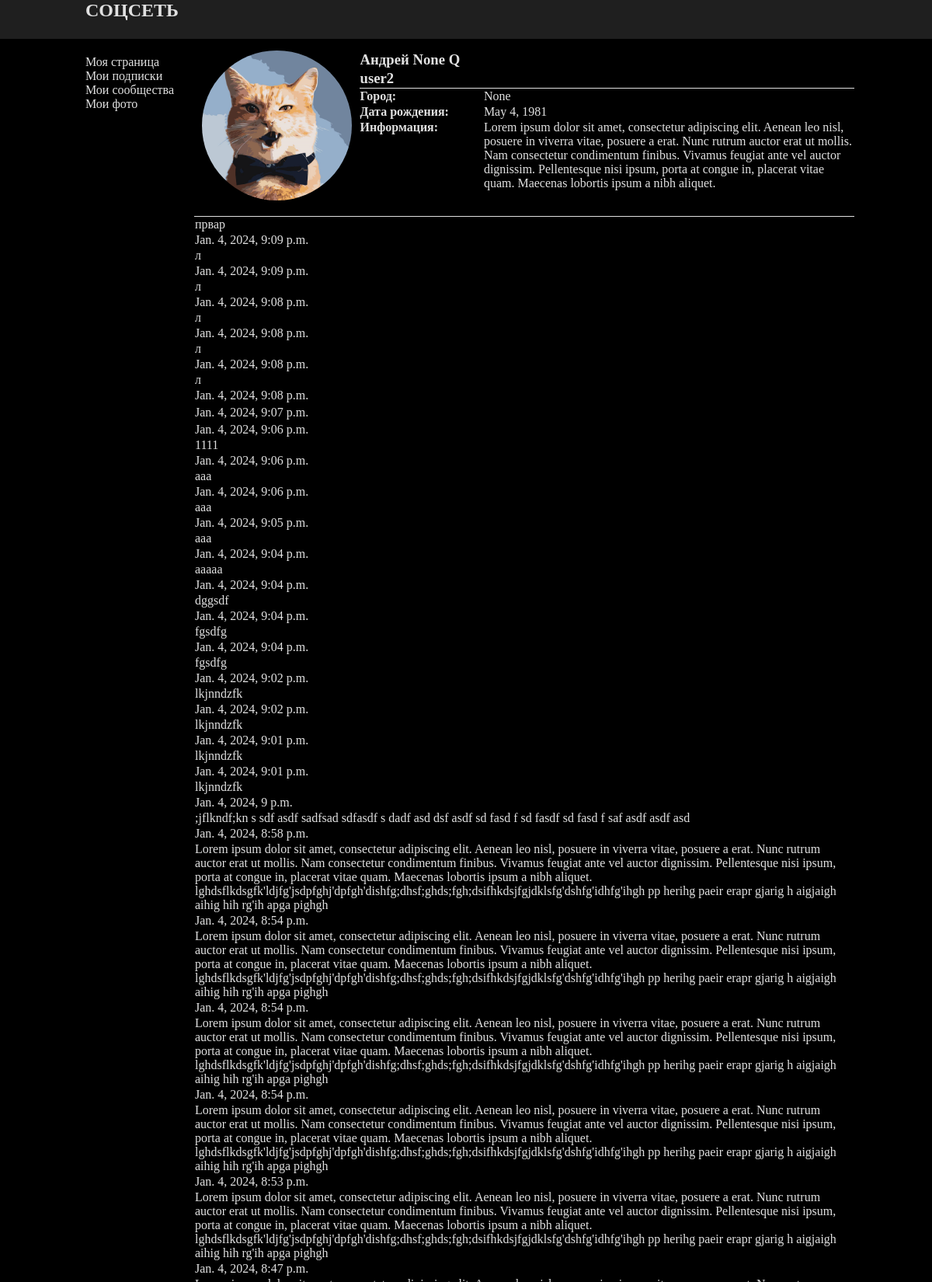
The page /user2/ (upper part) on the database its author committed.
### socialapp/models.py (models this page shows, shortened)
class Profile(models.Model):
    user = models.OneToOneField(User, on_delete=models.CASCADE)
    name = models.CharField(max_length=100, verbose_name='Имя')
    surname = models.CharField(max_length=100, verbose_name='Фамилия')
    secondname = models.CharField(max_length=100, null=True, blank=True, verbose_name='Отчество')
    city = models.ForeignKey(City, on_delete=models.SET_NULL, null=True, blank=True, verbose_name='Город')
    birthdate = models.DateField(null=True, blank=True, verbose_name='Дата рождения')
    avatar = models.ImageField(upload_to=avatar_upload_to, null=True, blank=True, verbose_name='Аватар')
    bio = models.TextField(max_length=500, null=True, blank=True, verbose_name='Информация')
    following = models.ManyToManyField('self', related_name='followers', symmetrical=False, blank=True, verbose_name='Подписки')
    slug = models.SlugField(unique=True, default=None, verbose_name='URL')

class Post(models.Model):
    text = models.TextField(max_length=500, verbose_name='Текст записи')
    user = models.ForeignKey(User, on_delete=models.CASCADE, verbose_name='Автор')
    community = models.ForeignKey(Community, on_delete=models.CASCADE, null=True, blank=True, verbose_name='Размещено в сообществе')
    photo = models.ManyToManyField(Photo, verbose_name='Прикреплённые фото')
    creationdate = models.DateTimeField(verbose_name='Дата создания')

### socialapp/views.py (the view)
# urls.py: path('<slug:slug>/', views.profiledetail, name='profile'),
def profiledetail(req, slug):
    profile = Profile.objects.get(slug=slug)
    postform = PostForm()
    subscribtion = False
    if req.user.username:
        subscribtion = profile in req.user.profile.following.all()
    if req.POST:
        postform = PostForm(req.POST)
        if postform.is_valid():
            newpost = Post(text=req.POST['text'], user=req.user, creationdate=datetime.datetime.now())
            newpost.save()
    return render(req, 'socialapp/profile_detail.html',
                  context={'profile': profile, 'subscribtion': subscribtion, 'postform': postform})

### templates/socialapp/profile_detail.html (shortened to what this page needs)
{% extends 'base.html' %}
{% load static %}
{% block css %}
    <link rel="stylesheet" href="{% static 'css/profile.css' %}">
{% endblock css %}
{% block content %}
    <div class="center-width margin-auto flex-row">
        <div class="menu-left">
            <ul>
                <li><a class="link-clean" href="">Моя страница</a></li>
                <li><a class="link-clean" href="">Мои подписки</a></li>
                <li><a class="link-clean" href="">Мои сообщества</a></li>
                <li><a class="link-clean" href="">Мои фото</a></li>
            </ul>
        </div>
        <div class="main-div">
            <div class="flex-row line-under">
                <div class="profile-left-div">
                    <div class="avatar"><img src="{{ profile.avatar.url }}" alt="avatar"></div>
                </div>
                <div class="profile-right-div">
                    <table>
                        <tr>
                            <th colspan="2"><h3>{{ profile.name }} {{ profile.secondname }} {{ profile.surname }}</h3>
                            </th>
                        </tr>
                        <tr class="line-under">
                            <td colspan="2"><h3>{{ profile.user.username }}</h3></td>
                        </tr>
                        <tr>
                            <th>Город:</th>
                            <td>{{ profile.city }}</td>
                        </tr>
                        <tr>
                            <th>Дата рождения:</th>
                            <td>{{ profile.birthdate }}</td>
                        </tr>
                        <tr>
                            <th>Информация:</th>
                            <td>{{ profile.bio }}</td>
                        </tr>
                    </table>
                </div>
            </div>
            <div class="line-under">
                {% if profile.user.post_set.all %}
                    {% for posts in profile.user.post_set.all reversed %}
                        <div>
                            <table>
                                <tr><td>{{ posts.text }}</td></tr>
                                <tr><td>{{ posts.creationdate }}</td></tr>
                            </table>
                        </div>
                    {% endfor %}
                {% else %}
                    <div>Постов нет</div>
                {% endif %}
            </div>
        </div>
    </div>
{% endblock content %}

### socialapp/static/css/main.css (style rules this page uses)
*, *::before, *::after { box-sizing: border-box; }
h1, h2, h3, h4, h5 { margin-top: 0; margin-bottom: 0; }
body { margin: 55px 0 0; box-sizing: border-box; background-color: black; font-family: "Malgun Gothic"; color: #e0e0e0; }
ul { padding: 0; }
li { list-style-type: none; height: 100%; }
.margin-auto { margin: auto; }
.center-width { width: 1000px; height: 100%; }
.flex-row { margin-top: 0; margin-bottom: 0; display: flex; flex-direction: row; }
.link-clean { padding: 0 10px; color: inherit; text-decoration: none; width: 100%; height: 100%; display: flex; flex-direction: row; align-items: center; }
.main-div { width: 85%; }
.main-div table { text-align: left; }
.menu-left { width: 15%; }

### socialapp/static/css/profile.css (style rules this page uses)
.avatar { width: 100%; aspect-ratio: 1 / 1; overflow: hidden; border-radius: 50%; margin-bottom: 10px; }
.avatar img { width: 100%; position: center; }
.profile-left-div { padding: 10px; width: 25%; }
.profile-right-div { padding: 10px 0; width: 75%; }
table { width: 100%; border-collapse: collapse; }
th { width: 25%; vertical-align: top; }
.line-under { border-bottom: 1px solid #e0e0e0; }

### rows shown on the page
Profile: avatar (picture), name "Андрей", secondname "None", surname "Q", user.username "user2", city "None", birthdate "May 4, 1981", bio "Lorem ipsum dolor sit amet, consectetur adipiscing elit. Aenean leo nisl, posuere in viverra vitae, posuere a erat. Nunc rutrum auctor erat ut mollis. Nam consectetur condimentum finibus. Vivamus feugiat ante vel auctor dignissim. Pellentesque nisi ipsum, porta at congue in, placerat vitae quam. Maecenas lobortis ipsum a nibh aliquet."
Post: text "првар", creationdate "Jan. 4, 2024, 9:09 p.m."
Post: text "л", creationdate "Jan. 4, 2024, 9:09 p.m."
Post: text "л", creationdate "Jan. 4, 2024, 9:08 p.m."
Post: text "л", creationdate "Jan. 4, 2024, 9:08 p.m."
Post: text "л", creationdate "Jan. 4, 2024, 9:08 p.m."
Post: text "л", creationdate "Jan. 4, 2024, 9:08 p.m."
Post: creationdate "Jan. 4, 2024, 9:07 p.m."
Post: creationdate "Jan. 4, 2024, 9:06 p.m."
Post: text "1111", creationdate "Jan. 4, 2024, 9:06 p.m."
Post: text "aaa", creationdate "Jan. 4, 2024, 9:06 p.m."
Post: text "aaa", creationdate "Jan. 4, 2024, 9:05 p.m."
Post: text "aaa", creationdate "Jan. 4, 2024, 9:04 p.m."
Post: text "aaaaa", creationdate "Jan. 4, 2024, 9:04 p.m."
Post: text "dggsdf", creationdate "Jan. 4, 2024, 9:04 p.m."
Post: text "fgsdfg", creationdate "Jan. 4, 2024, 9:04 p.m."
Post: text "fgsdfg", creationdate "Jan. 4, 2024, 9:02 p.m."
Post: text "lkjnndzfk", creationdate "Jan. 4, 2024, 9:02 p.m."
Post: text "lkjnndzfk", creationdate "Jan. 4, 2024, 9:01 p.m."
Post: text "lkjnndzfk", creationdate "Jan. 4, 2024, 9:01 p.m."
Post: text "lkjnndzfk", creationdate "Jan. 4, 2024, 9 p.m."
Post: text ";jflkndf;kn s sdf asdf sadfsad sdfasdf s dadf asd dsf asdf sd fasd f sd fasdf sd fasd f saf asdf asdf asd", creationdate "Jan. 4, 2024, 8:58 p.m."
Post: text "Lorem ipsum dolor sit amet, consectetur adipiscing elit. Aenean leo nisl, posuere in viverra vitae, posuere a erat. Nunc rutrum auctor erat ut mollis. Nam consectetur condimentum finibus. Vivamus feugiat ante vel auctor dignissim. Pellentesque nisi ipsum, porta at congue in, placerat vitae quam. Maecenas lobortis ipsum a nibh aliquet. lghdsflkdsgfk'ldjfg'jsdpfghj'dpfgh'dishfg;dhsf;ghds;fgh;dsifhkdsjfgjdklsfg'dshfg'idhfg'ihgh pp herihg paeir erapr gjarig h aigjaigh aihig hih rg'ih apga pighgh", creationdate "Jan. 4, 2024, 8:54 p.m."
Post: text "Lorem ipsum dolor sit amet, consectetur adipiscing elit. Aenean leo nisl, posuere in viverra vitae, posuere a erat. Nunc rutrum auctor erat ut mollis. Nam consectetur condimentum finibus. Vivamus feugiat ante vel auctor dignissim. Pellentesque nisi ipsum, porta at congue in, placerat vitae quam. Maecenas lobortis ipsum a nibh aliquet. lghdsflkdsgfk'ldjfg'jsdpfghj'dpfgh'dishfg;dhsf;ghds;fgh;dsifhkdsjfgjdklsfg'dshfg'idhfg'ihgh pp herihg paeir erapr gjarig h aigjaigh aihig hih rg'ih apga pighgh", creationdate "Jan. 4, 2024, 8:54 p.m."
Post: text "Lorem ipsum dolor sit amet, consectetur adipiscing elit. Aenean leo nisl, posuere in viverra vitae, posuere a erat. Nunc rutrum auctor erat ut mollis. Nam consectetur condimentum finibus. Vivamus feugiat ante vel auctor dignissim. Pellentesque nisi ipsum, porta at congue in, placerat vitae quam. Maecenas lobortis ipsum a nibh aliquet. lghdsflkdsgfk'ldjfg'jsdpfghj'dpfgh'dishfg;dhsf;ghds;fgh;dsifhkdsjfgjdklsfg'dshfg'idhfg'ihgh pp herihg paeir erapr gjarig h aigjaigh aihig hih rg'ih apga pighgh", creationdate "Jan. 4, 2024, 8:54 p.m."
Post: text "Lorem ipsum dolor sit amet, consectetur adipiscing elit. Aenean leo nisl, posuere in viverra vitae, posuere a erat. Nunc rutrum auctor erat ut mollis. Nam consectetur condimentum finibus. Vivamus feugiat ante vel auctor dignissim. Pellentesque nisi ipsum, porta at congue in, placerat vitae quam. Maecenas lobortis ipsum a nibh aliquet. lghdsflkdsgfk'ldjfg'jsdpfghj'dpfgh'dishfg;dhsf;ghds;fgh;dsifhkdsjfgjdklsfg'dshfg'idhfg'ihgh pp herihg paeir erapr gjarig h aigjaigh aihig hih rg'ih apga pighgh", creationdate "Jan. 4, 2024, 8:53 p.m."
Post: text "Lorem ipsum dolor sit amet, consectetur adipiscing elit. Aenean leo nisl, posuere in viverra vitae, posuere a erat. Nunc rutrum auctor erat ut mollis. Nam consectetur condimentum finibus. Vivamus feugiat ante vel auctor dignissim. Pellentesque nisi ipsum, porta at congue in, placerat vitae quam. Maecenas lobortis ipsum a nibh aliquet. lghdsflkdsgfk'ldjfg'jsdpfghj'dpfgh'dishfg;dhsf;ghds;fgh;dsifhkdsjfgjdklsfg'dshfg'idhfg'ihgh pp herihg paeir erapr gjarig h aigjaigh aihig hih rg'ih apga pighgh", creationdate "Jan. 4, 2024, 8:47 p.m."
